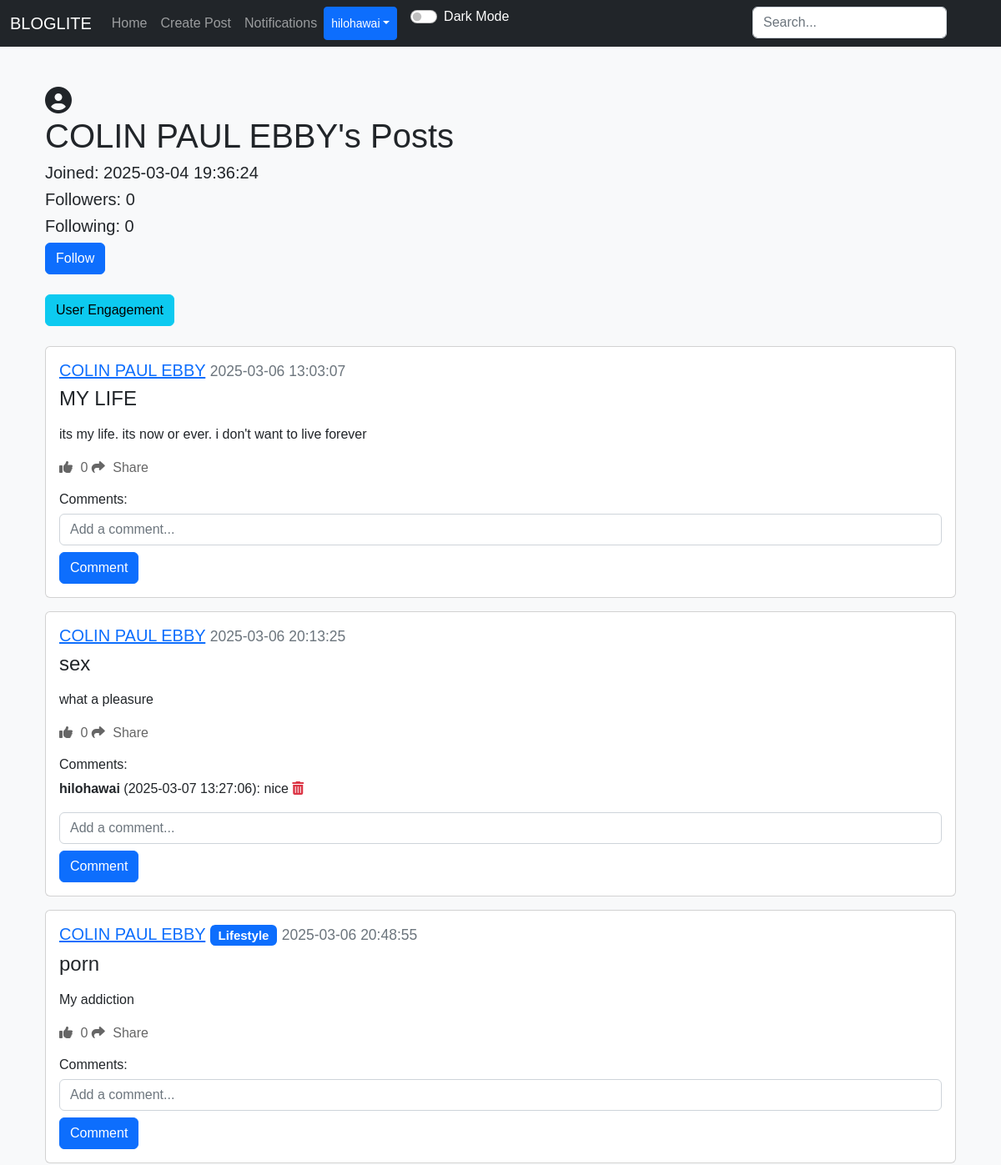
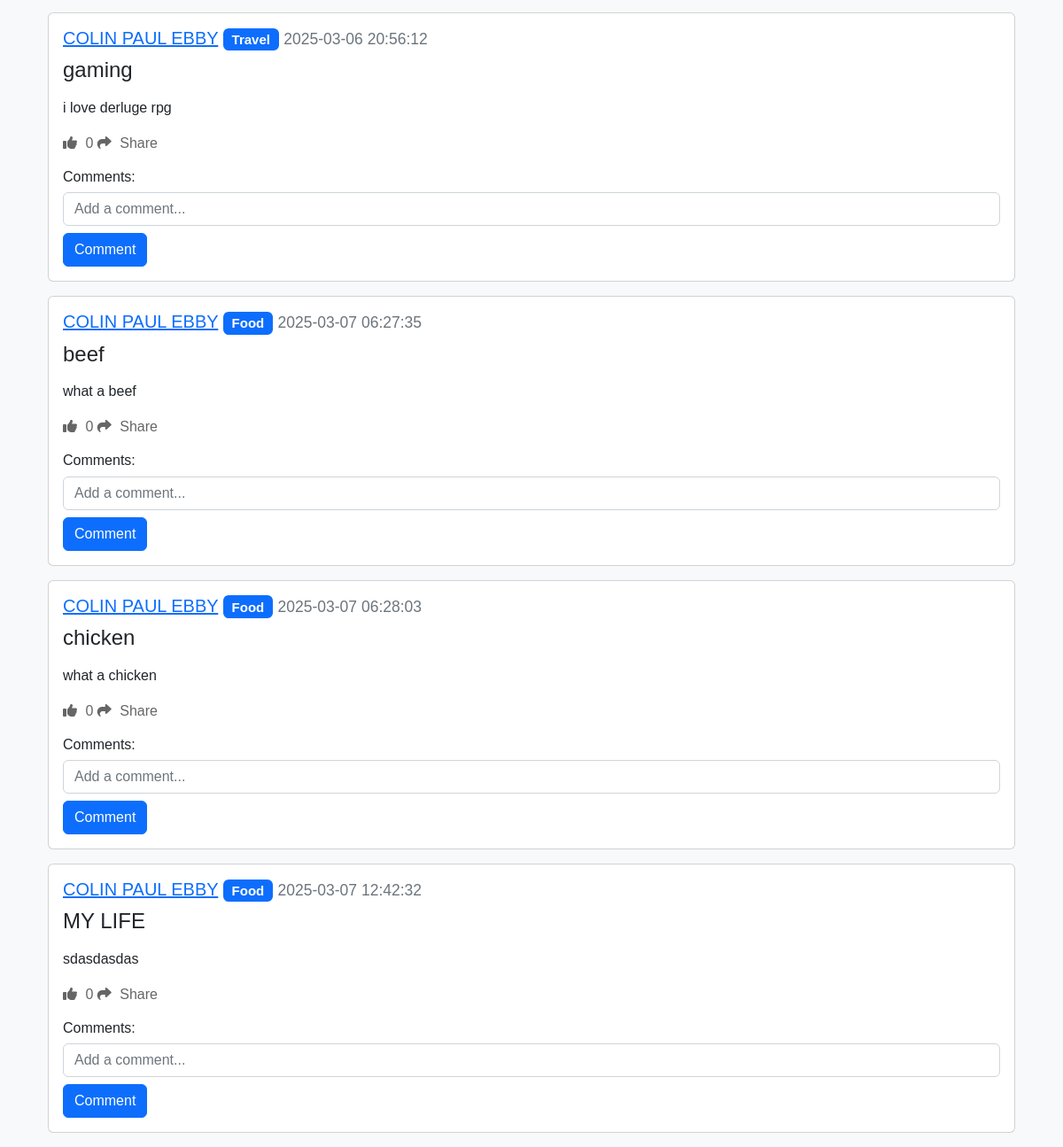
/posts/COLIN PAUL EBBY (signed in), run on the app's committed database (2 pictures, top to bottom).
### applicaton/models.py (models this page shows)
class User(db.Model, UserMixin):
    id = db.Column(db.Integer, primary_key=True)
    email = db.Column(db.String(150), unique=True)
    username = db.Column(db.String(150), unique=True)
    password = db.Column(db.String(150))
    date_created = db.Column(db.DateTime(timezone=True), default=func.now())
    profile_picture = db.Column(db.String(150), nullable=True)
    posts = db.relationship("Post", backref="user", cascade="all, delete")
    comments = db.relationship("Comment", backref="user", cascade="all, delete")
    likes = db.relationship("Like", backref="user", cascade="all, delete")
    followers = db.relationship("Follower", foreign_keys=[Follower.user_id], backref="followed_user", lazy="dynamic")
    following = db.relationship("Follower", foreign_keys=[Follower.follower_id], backref="follower", lazy="dynamic")
    notifications = db.relationship("Notification", backref="user", cascade="all, delete", lazy="dynamic")

class Post(db.Model):
    id = db.Column(db.Integer, primary_key=True)
    title = db.Column(db.String(150), nullable=False)  # Add title field
    text = db.Column(db.Text, nullable=False)
    date_created = db.Column(db.DateTime(timezone=True), default=func.now())
    author = db.Column(db.Integer, db.ForeignKey('user.id'), nullable=False)
    category_id = db.Column(db.Integer, db.ForeignKey('category.id'), nullable=True)
    comments = db.relationship("Comment", backref="post", cascade="all, delete")
    likes = db.relationship("Like", backref="post", cascade="all, delete")

class Comment(db.Model):
    id = db.Column(db.Integer, primary_key=True)
    text = db.Column(db.String(20), nullable=False)
    date_created = db.Column(db.DateTime(timezone=True), default=func.now())
    author = db.Column(db.Integer, db.ForeignKey('user.id'), nullable=False)
    post_id = db.Column(db.Integer, db.ForeignKey('post.id'), nullable=False)

class Category(db.Model):
    id = db.Column(db.Integer, primary_key=True)
    name = db.Column(db.String(50), unique=True, nullable=False)
    posts = db.relationship("Post", backref="category", cascade="all, delete")

### applicaton/views.py (the view)
@views.route("/posts/<username>")
@login_required
def post(username):
    user = User.query.filter_by(username=username).first()
    if not user:
        flash("No user with that username exists", category="error")
        return redirect(url_for('views.home'))
    posts = user.posts
    user_id = user.id
    following = Follower.query.filter_by(
        user_id=user.id, follower_id=current_user.id).first()
    return render_template("posts.html", user=current_user, posts=posts, username=username, User=User, following=following, user_id=user_id, profile_user=user)

### applicaton/templates/posts.html (shortened to what this page needs)
{% extends "nav.html" %}
{% block content %}
<div class="container mt-5">
    <div class="profile-pic-container mr-3">
        {% if profile_user.profile_picture %}
            <img src="{{ url_for('static', filename='uploads/' + profile_user.profile_picture) }}" alt="Profile Picture" class="profile-pic">
        {% else %}
            <i class="fas fa-user-circle fa-2x"></i>
        {% endif %}
    </div>
    <h1>{{ username }}'s Posts</h1>
    <h5>Joined: {{ profile_user.date_created }}</h5>
    <h5>Followers: {{ profile_user.followers.count() }}</h5>
    <h5>Following: {{ profile_user.following.count() }}</h5>
    <form action="{{ url_for('views.follow_unfollow', username=username) }}" method="POST">
        {% if following %}
            <button type="submit" class="btn btn-danger">Unfollow</button>
        {% else %}
            <button type="submit" class="btn btn-primary">Follow</button>
        {% endif %}
    </form>
    <br>
    <a href="{{ url_for('views.user_engagement', user_id=user_id) }}" class="btn btn-info">User Engagement</a>
    <br>
    <br>
    {% for post in posts %}
        <div class="card mb-3">
            <div class="card-body">
                <h5 class="card-title">
                    <a href="{{ url_for('views.post', username=username) }}">{{ username }}</a>
                    {% if post.category %}
                        <span class="badge bg-primary">{{ post.category.name }}</span>
                    {% endif %}
                    <small class="text-muted">{{ post.date_created }}</small>
                </h5>
                <h4>{{ post.title }}</h4>
                <p class="card-text">{{ post.text | safe }}</p>
                <div>
                    <a href="#" class="like-btn" data-post-id="{{ post.id }}">
                        <i class="fas fa-thumbs-up"></i> <span class="like-count">{{ post.likes|length }}</span>
                    </a>
                    <a href="#" class="share-btn ml-3" data-post-id="{{ post.id }}" data-bs-toggle="modal" data-bs-target="#shareModal">
                        <i class="fas fa-share"></i> Share
                    </a>
                </div>
                <h6 class="mt-3">Comments:</h6>
                <div id="comments-{{ post.id }}">
                    {% for comment in post.comments %}
                        <p id="comment-{{ comment.id }}">
                            <strong>{{ comment.user.username }}</strong> ({{ comment.date_created }}): {{ comment.text }}
                            {% if user.id == comment.author or user.id == comment.post.author %}
                                <a href="#" class="delete-comment text-danger ml-2" data-comment-id="{{ comment.id }}">
                                    <i class="fas fa-trash-alt"></i>
                                </a>
                            {% endif %}
                        </p>
                    {% endfor %}
                </div>
                <form class="comment-form" method="POST" data-post-id="{{ post.id }}">
                    <div class="form-group">
                        <input type="text" name="text" class="comment-text form-control" placeholder="Add a comment...">
                        <button type="submit" class="btn btn-primary mt-2">Comment</button>
                    </div>
                </form>
            </div>
        </div>
    {% endfor %}
</div>
{% endblock %}

### applicaton/templates/nav.html (shortened to what this page needs)
<!DOCTYPE html>
<html lang="en">
<head>
  <link href="https://cdn.jsdelivr.net/npm/bootstrap@5.2.3/dist/css/bootstrap.min.css" rel="stylesheet">
  <link rel="stylesheet" href="https://code.jquery.com/ui/1.12.1/themes/base/jquery-ui.css">
  <link rel="stylesheet" href="{{ url_for('static', filename='style.css') }}">
</head>
<body>
  <nav class="navbar navbar-expand-lg navbar-dark bg-dark">
    <div class="container-fluid">
      <a class="navbar-brand" href="/home">BLOGLITE</a>
      <div class="collapse navbar-collapse" id="navbar">
        <div class="navbar-nav">
          <a class="nav-item nav-link" href="/home">Home</a>
          {% if user.is_authenticated %}
            <a class="nav-item nav-link" href="/create-post">Create Post</a>
            <a class="nav-item nav-link" href="/notifications">Notifications</a>
            <div style="position: absolute; right: 57px;">
              <form action="{{ url_for('views.search') }}" method="POST" class="d-flex" role="search">
                <input type="search" placeholder="Search..." name="query" class="form-control me-2" id="search-input">
              </form>
            </div>
            <div class="btn-group">
              <button type="button" class="btn btn-sm btn-primary dropdown-toggle" data-bs-toggle="dropdown">{{ user.username }}</button>
            </div>
          {% else %}
            <a class="nav-item nav-link" href="/login">Login</a>
            <a class="nav-item nav-link" href="/sign-up">Sign Up</a>
          {% endif %}
          <div class="form-check form-switch ms-3">
            <input class="form-check-input" type="checkbox" id="darkModeToggle" onclick="toggleDarkMode()">
            <label class="form-check-label text-white" for="darkModeToggle">Dark Mode</label>
          </div>
        </div>
      </div>
    </div>
  </nav>
  <div class="container">{% block content %}{% endblock %}</div>
</body>
</html>

### applicaton/static/style.css (style rules this page uses)
body { background-color: #f8f9fa; font-family: Arial, sans-serif; }
.profile-pic-container { display: inline-block; vertical-align: middle; margin-right: 10px; }
.like-btn { color: #666; text-decoration: none; transition: color 0.3s ease; }
.like-btn i { margin-right: 5px; }
.share-btn { color: #666; text-decoration: none; transition: color 0.3s ease; }
.share-btn i { margin-right: 5px; }

### data on the page
User: username "hilohawai"
User: username "COLIN PAUL EBBY", date_created "2025-03-04 19:36:24"
Post: username "COLIN PAUL EBBY", date_created "2025-03-06 13:03:07", title "MY LIFE", text "its my life. its now or ever. i don't want to live forever", likes|length "0"
Post: username "COLIN PAUL EBBY", date_created "2025-03-06 20:13:25", title "sex", text "what a pleasure", likes|length "0"
Comment: user.username "hilohawai", date_created "2025-03-07 13:27:06", text "nice"
Post: username "COLIN PAUL EBBY", category.name "Lifestyle", date_created "2025-03-06 20:48:55", title "porn", text "My addiction", likes|length "0"
Post: username "COLIN PAUL EBBY", category.name "Travel", date_created "2025-03-06 20:56:12", title "gaming", text "i love derluge rpg", likes|length "0"
Post: username "COLIN PAUL EBBY", category.name "Food", date_created "2025-03-07 06:27:35", title "beef", text "what a beef", likes|length "0"
Post: username "COLIN PAUL EBBY", category.name "Food", date_created "2025-03-07 06:28:03", title "chicken", text "what a chicken", likes|length "0"
Post: username "COLIN PAUL EBBY", category.name "Food", date_created "2025-03-07 12:42:32", title "MY LIFE", text "sdasdasdas", likes|length "0"

### other printed values
{{ profile_user.followers.count() }} "0"
{{ profile_user.following.count() }} "0"
